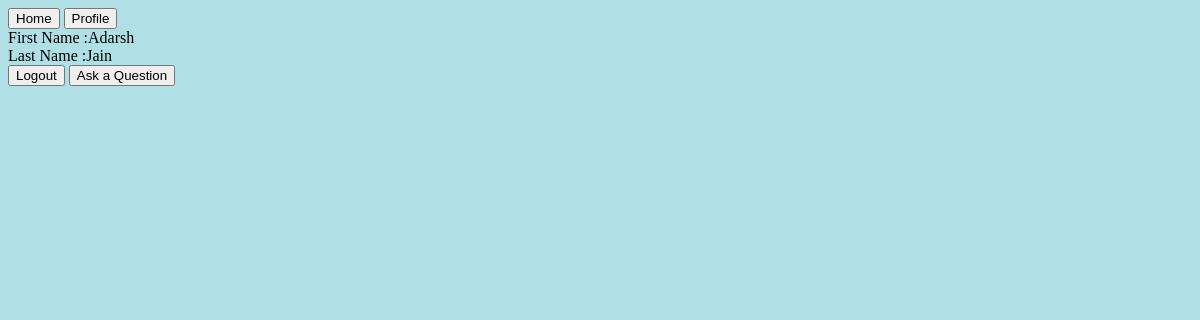
The app's page /home/dashboard/ (signed in), older data.
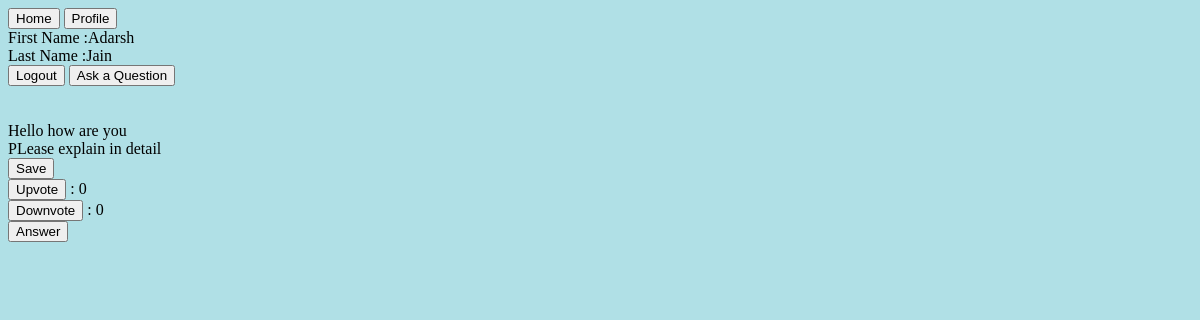
The same page, newer data.
### home/models.py (models this page shows, shortened)
class Question(models.Model):
	explaination = models.CharField(max_length = 300 , default = '')
	text = models.CharField(max_length = 140)
	upvote = models.IntegerField(default = 0)
	downvote = models.IntegerField(default = 0)
	user = models.ForeignKey(User, on_delete = models.CASCADE)
	topic_choices = (
		('topic1' , 'topic1'),
		('topic2' , 'topic2'),
		)
	interests = models.CharField(max_length = 10 , default = '',choices = topic_choices)
	creation_date = models.DateTimeField(default = timezone.now())

### home/views.py (the view, shortened to what this page needs)
# urls.py: path('dashboard/' , views.dashboard , name = 'dashboard'),
@login_required
def dashboard(request ):
	user = User.objects.get(username = request.user)
	interests  = Interests.objects.filter(user = user )
	list1 = []
	for interest in interests:
		list1.append(interest.interest)
	l1 = set(list1)
	question_id = set()
	questions = Question.objects.all().exclude(user = user).order_by('-creation_date')
	for question in questions:
		x = list(re.sub("[\[\]',]","",question.interests).split(" "))
		l2 = set(x)
		if l1.intersection(l2):
			question_id.add(question.id)
	if question_id:
		questions = Question.objects.filter(id__in = question_id).order_by('-creation_date')
	else:
		for question in questions:
			 question_id.add(question.id)
	answers = Answer.objects.filter(question_id__in = question_id)
	ups = Vote_q.objects.filter(question_id__in = question_id).filter(upvote = True)
	downs = Vote_q.objects.filter(question_id__in = question_id).filter(downvote = True)
	for question in questions:
		count = 0
		for up in ups:
			if up.question_id == question.id:
				count += 1
		question.upvote = count
		question.save()
	for question in questions:
		count = 0
		for down in downs:
			if down.question_id == question.id:
				count += 1
		question.downvote = count
		question.save()
	answer_id = set()
	for answer in answers:
		answer_id.add(answer.id)
	ups = Vote_a.objects.filter(answer_id__in = answer_id).filter(upvote = True)
	downs = Vote_a.objects.filter(answer_id__in = answer_id).filter(downvote = True)
	return render(request , "home/dashboard.html" , {'user':user , 'questions':questions ,'answers':answers})

### home/templates/home/dashboard.html (shortened to what this page needs)
<!DOCTYPE html>
<head>
</head>
<body style = "background-color: powderblue">
<a href="/home/dashboard/"><button type = "button">Home</button></a>
<a href="/profile/"><button type = "button">Profile</button></a>
<br>
	First Name :{{user.first_name}}<br>
	Last Name  :{{user.last_name}}<br>
	<a href = "/home/logout/"><button type = "button">Logout</button></a>
	<a href = "/home/ask/"><button type = "button">Ask a Question</button></a>
	<br><br>
	{% for question in questions %}
	<div>
	<br>
	{{question.text}}
	<br>
	{{question.explaination}}
	<br>
	<a href = "/home/question/{{question.id}}/save/"><button type = "button">Save</button></a>
	<br>
	<a href = "/home/question/{{question.id}}/upvote/"><button type = "button">Upvote</button></a> : {{question.upvote}}
	<br>
		<a href = "/home/question/{{question.id}}/downvote/"><button type = "button">Downvote</button></a>  : {{question.downvote}}
	<br>
	<a href = "/home/{{question.id}}/answer/"><button type = "button" >Answer</button></a>
	<br>
	{% endfor %}
</body>

Row changes from the older to the newer data that the page shows:
added Question: text "Hello how are you", explaination "PLease explain in detail", upvote "0", downvote "0"
